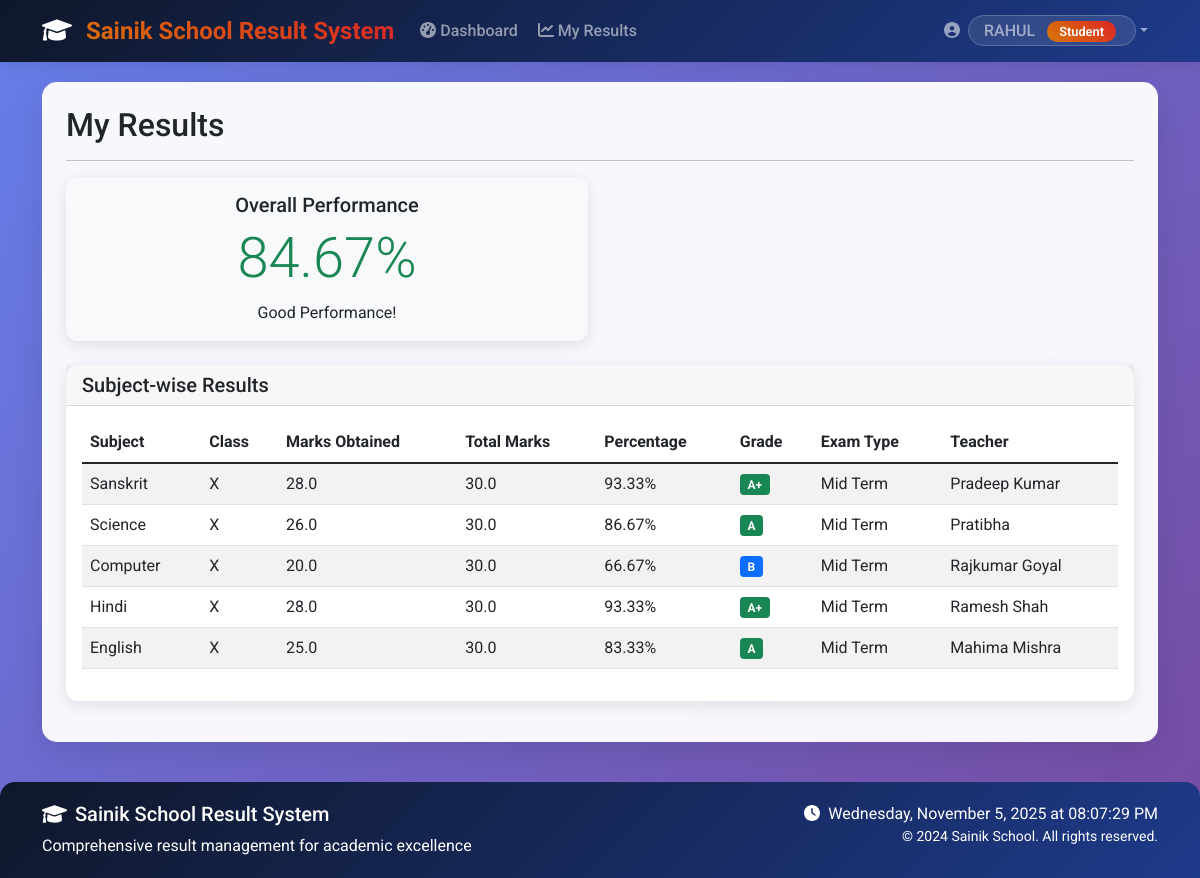
The app's page /student/my_results (signed in) with its own data.
### tables this page shows
CREATE TABLE users (
            id INTEGER PRIMARY KEY AUTOINCREMENT,
            username TEXT UNIQUE NOT NULL,
            password TEXT NOT NULL,
            role TEXT NOT NULL CHECK(role IN ('admin', 'teacher', 'student')),
            name TEXT NOT NULL,
            email TEXT,
            created_at TIMESTAMP DEFAULT CURRENT_TIMESTAMP
        , student_id INTEGER REFERENCES students(id));

CREATE TABLE results (
            id INTEGER PRIMARY KEY AUTOINCREMENT,
            student_id INTEGER NOT NULL,
            subject_id INTEGER NOT NULL,
            class_id INTEGER NOT NULL,
            teacher_id INTEGER NOT NULL,
            marks_obtained REAL NOT NULL,
            total_marks REAL NOT NULL,
            exam_type TEXT,
            exam_date DATE DEFAULT CURRENT_DATE,
            academic_year TEXT,
            created_at TIMESTAMP DEFAULT CURRENT_TIMESTAMP,
            FOREIGN KEY (student_id) REFERENCES users (id),
            FOREIGN KEY (subject_id) REFERENCES subjects (id),
            FOREIGN KEY (class_id) REFERENCES classes (id),
            FOREIGN KEY (teacher_id) REFERENCES users (id)
        );

CREATE TABLE subjects (
            id INTEGER PRIMARY KEY AUTOINCREMENT,
            subject_name TEXT NOT NULL UNIQUE,
            subject_code TEXT UNIQUE
        );

CREATE TABLE classes (
            id INTEGER PRIMARY KEY AUTOINCREMENT,
            class_name TEXT NOT NULL UNIQUE,
            section TEXT,
            teacher_id INTEGER,
            FOREIGN KEY (teacher_id) REFERENCES users (id)
        );

### app.py (the view)
@app.route('/student/my_results')
@login_required
def my_results():
    if current_user.role != 'student':
        flash('Access denied!', 'danger')
        return redirect(url_for('index'))
    results = Result.get_student_results(current_user.id)
    total_marks_obtained = 0
    total_max_marks = 0
    for result in results:
        total_marks_obtained += result['marks_obtained']
        total_max_marks += result['total_marks']
    overall_percentage = (total_marks_obtained / total_max_marks * 100) if total_max_marks > 0 else 0
    return render_template('view_my_results.html',
                         results=results,
                         overall_percentage=round(overall_percentage, 2))

### app.py (called while the page is built)
@login_manager.user_loader
def load_user(user_id):
    return LoginUser.get(user_id)

### auth.py (called while the page is built)
    @staticmethod
    def get(user_id):
        user = User.get_by_id(user_id)
        if user:
            return LoginUser(user.id, user.username, user.role, user.name)
        return None

### database.py (called while the page is built)
def get_db_connection():
    conn = sqlite3.connect('school_results.db')
    conn.row_factory = sqlite3.Row
    return conn

### models.py (called while the page is built)
    @staticmethod
    def get_by_id(user_id):
        conn = get_db_connection()
        user = conn.execute(
            'SELECT * FROM users WHERE id = ?', (user_id,)
        ).fetchone()
        conn.close()
        if user:
            return User(
                id=user['id'],
                username=user['username'],
                password=user['password'],
                role=user['role'],
                name=user['name'],
                email=user['email']
            )
        return None

    @staticmethod
    def get_student_results(student_id):
        conn = get_db_connection()
        results = conn.execute('''
            SELECT r.*, s.subject_name, c.class_name, u.name as teacher_name
            FROM results r
            JOIN subjects s ON r.subject_id = s.id
            JOIN classes c ON r.class_id = c.id
            JOIN users u ON r.teacher_id = u.id
            WHERE r.student_id = ?
            ORDER BY r.created_at DESC
        ''', (student_id,)).fetchall()
        conn.close()
        return results

### templates/view_my_results.html
{% extends "base.html" %}
{% block content %}
<div class="row">
    <div class="col-12">
        <h2>My Results</h2>
        <hr>
    </div>
</div>
{% if overall_percentage > 0 %}
<div class="row mb-4">
    <div class="col-md-6">
        <div class="card bg-light">
            <div class="card-body text-center">
                <h5 class="card-title">Overall Performance</h5>
                <h2 class="display-4 {{ 'text-success' if overall_percentage >= 50 else 'text-danger' }}">
                    {{ overall_percentage }}%
                </h2>
                <p class="card-text">
                    {{ 'Good Performance!' if overall_percentage >= 50 else 'Needs Improvement' }}
                </p>
            </div>
        </div>
    </div>
</div>
{% endif %}
<div class="row">
    <div class="col-12">
        <div class="card">
            <div class="card-header">
                <h5 class="card-title mb-0">Subject-wise Results</h5>
            </div>
            <div class="card-body">
                {% if results %}
                <div class="table-responsive">
                    <table class="table table-striped">
                        <thead>
                            <tr>
                                <th>Subject</th>
                                <th>Class</th>
                                <th>Marks Obtained</th>
                                <th>Total Marks</th>
                                <th>Percentage</th>
                                <th>Grade</th>
                                <th>Exam Type</th>
                                <th>Teacher</th>
                            </tr>
                        </thead>
                        <tbody>
                            {% for result in results %}
                            {% set percentage = (result['marks_obtained'] / result['total_marks'] * 100) %}
                            <tr>
                                <td>{{ result['subject_name'] }}</td>
                                <td>{{ result['class_name'] }}</td>
                                <td>{{ result['marks_obtained'] }}</td>
                                <td>{{ result['total_marks'] }}</td>
                                <td>{{ "%.2f"|format(percentage) }}%</td>
                                <td>
                                    {% if percentage >= 90 %}
                                    <span class="badge bg-success">A+</span>
                                    {% elif percentage >= 75 %}
                                    <span class="badge bg-success">A</span>
                                    {% elif percentage >= 60 %}
                                    <span class="badge bg-primary">B</span>
                                    {% elif percentage >= 50 %}
                                    <span class="badge bg-info">C</span>
                                    {% elif percentage >= 33 %}
                                    <span class="badge bg-warning">D</span>
                                    {% else %}
                                    <span class="badge bg-danger">F</span>
                                    {% endif %}
                                </td>
                                <td>{{ result['exam_type'] }}</td>
                                <td>{{ result['teacher_name'] }}</td>
                            </tr>
                            {% endfor %}
                        </tbody>
                    </table>
                </div>
                {% else %}
                <p class="text-muted">No results found for you yet.</p>
                {% endif %}
            </div>
        </div>
    </div>
</div>
{% endblock %}

### templates/base.html (shortened to what this page needs)
<!DOCTYPE html>
<html lang="en">
<head>
    <link href="https://cdn.jsdelivr.net/npm/bootstrap@5.1.3/dist/css/bootstrap.min.css" rel="stylesheet">
    <link rel="stylesheet" href="https://cdnjs.cloudflare.com/ajax/libs/font-awesome/6.0.0/css/all.min.css">
</head>
<body>
    <nav class="navbar navbar-expand-lg navbar-dark bg-primary sticky-top">
        <div class="container">
            <a class="navbar-brand" href="{{ url_for('index') }}">
                <i class="fas fa-graduation-cap me-2"></i>
                Sainik School Result System
            </a>
            <div class="collapse navbar-collapse" id="navbarNav">
                <ul class="navbar-nav me-auto">
                    {% if current_user.is_authenticated %}
                        {% if current_user.role == 'admin' %}
                            <li class="nav-item">
                                <a class="nav-link" href="{{ url_for('admin_dashboard') }}">
                                    <i class="fas fa-tachometer-alt me-1"></i>Dashboard
                                </a>
                            </li>
                            <li class="nav-item">
                                <a class="nav-link" href="{{ url_for('manage_students') }}">
                                    <i class="fas fa-user-graduate me-1"></i>Students
                                </a>
                            </li>
                            <li class="nav-item">
                                <a class="nav-link" href="{{ url_for('manage_classes') }}">
                                    <i class="fas fa-school me-1"></i>Classes
                                </a>
                            </li>
                            <li class="nav-item">
                                <a class="nav-link" href="{{ url_for('manage_subjects_master') }}">
                                    <i class="fas fa-book me-1"></i>Subjects Master
                                </a>
                            </li>
                            <li class="nav-item">
                                <a class="nav-link" href="{{ url_for('manage_all_results') }}">
                                    <i class="fas fa-list-alt me-1"></i>Manage Results
                                </a>
                            </li>
                            <li class="nav-item">
                                <a class="nav-link" href="{{ url_for('manage_users') }}">
                                    <i class="fas fa-users me-1"></i>Users
                                </a>
                            </li>
                            <li class="nav-item">
                                <a class="nav-link" href="{{ url_for('upload_data') }}">
                                    <i class="fas fa-upload me-1"></i>Bulk Upload
                                </a>
                            </li>
                        {% elif current_user.role == 'student' %}
                            <li class="nav-item">
                                <a class="nav-link" href="{{ url_for('student_dashboard') }}">
                                    <i class="fas fa-tachometer-alt me-1"></i>Dashboard
                                </a>
                            </li>
                            <li class="nav-item">
                                <a class="nav-link" href="{{ url_for('my_results') }}">
                                    <i class="fas fa-chart-line me-1"></i>My Results
                                </a>
                            </li>
                        {% endif %}
                    {% endif %}
                </ul>
                <div class="navbar-nav ms-auto">
                    {% if current_user.is_authenticated %}
                        <div class="nav-item dropdown">
                            <a class="nav-link dropdown-toggle" href="#" id="navbarDropdown" role="button" data-bs-toggle="dropdown">
                                <i class="fas fa-user-circle me-1"></i>
                                <span class="welcome-text">
                                    {{ current_user.name }}
                                    <span class="role-badge ms-2">{{ current_user.role|title }}</span>
                                </span>
                            </a>
                        </div>
                    {% else %}
                        <a class="nav-link" href="{{ url_for('login') }}">
                            <i class="fas fa-sign-in-alt me-1"></i>Login
                        </a>
                    {% endif %}
                </div>
            </div>
        </div>
    </nav>
    <div class="container">
        <div class="main-container p-4">
            {% block content %}{% endblock %}
        </div>
    </div>
    <footer class="footer">
        <div class="container">
            <div class="row">
                <div class="col-md-6">
                    <h5><i class="fas fa-graduation-cap me-2"></i>Sainik School Result System</h5>
                    <p class="mb-0">Comprehensive result management for academic excellence</p>
                </div>
                <div class="col-md-6 text-md-end">
                    <p class="mb-0">
                        <i class="fas fa-clock me-1"></i>
                        <span id="current-time"></span>
                    </p>
                    <p class="mb-0 small">
                        &copy; 2024 Sainik School. All rights reserved.
                    </p>
                </div>
            </div>
        </div>
    </footer>
</body>
</html>

### templates/base.html (style rules this page uses)
:root { --sainik-blue: #1e3a8a; --sainik-red: #dc2626; --sainik-gold: #d97706; --sainik-dark: #0f172a; }
body { font-family: 'Roboto', sans-serif; background: linear-gradient(135deg, #667eea 0%, #764ba2 100%); min-height: 100vh; }
.main-container { background: rgba(255, 255, 255, 0.95); backdrop-filter: blur(10px); border-radius: 15px; box-shadow: 0 8px 32px rgba(0, 0, 0, 0.1); margin-top: 20px; margin-bottom: 20px; min-height: calc(100vh - 140px); }
.navbar-brand { font-weight: 700; font-size: 1.5rem; background: linear-gradient(45deg, var(--sainik-gold), var(--sainik-red)); -webkit-background-clip: text; -webkit-text-fill-color: transparent; background-clip: text; }
.navbar { background: linear-gradient(135deg, var(--sainik-dark), var(--sainik-blue)) !important; box-shadow: 0 2px 15px rgba(0, 0, 0, 0.1); }
.nav-link { font-weight: 500; transition: all 0.3s ease; border-radius: 5px; margin: 0 2px; }
.welcome-text { background: rgba(255, 255, 255, 0.1); padding: 5px 15px; border-radius: 20px; border: 1px solid rgba(255, 255, 255, 0.2); }
.footer { background: linear-gradient(135deg, var(--sainik-dark), var(--sainik-blue)); color: white; padding: 20px 0; margin-top: 40px; border-radius: 15px 15px 0 0; }
.role-badge { background: linear-gradient(45deg, var(--sainik-gold), var(--sainik-red)); color: white; padding: 3px 12px; border-radius: 15px; font-size: 0.8rem; font-weight: 600; }
.card { transition: all 0.3s ease; border: none; border-radius: 12px; box-shadow: 0 4px 15px rgba(0, 0, 0, 0.1); }

### records on screen
users: name "RAHUL", role "Student"
results: subject_name "Sanskrit", class_name "X", marks_obtained "28.0", total_marks "30.0", percentage "93.33", shows "A+", exam_type "Mid Term", teacher_name "Pradeep Kumar"
results: subject_name "Science", class_name "X", marks_obtained "26.0", total_marks "30.0", percentage "86.67", shows "A", exam_type "Mid Term", teacher_name "Pratibha"
results: subject_name "Computer", class_name "X", marks_obtained "20.0", total_marks "30.0", percentage "66.67", shows "B", exam_type "Mid Term", teacher_name "Rajkumar Goyal"
results: subject_name "Hindi", class_name "X", marks_obtained "28.0", total_marks "30.0", percentage "93.33", shows "A+", exam_type "Mid Term", teacher_name "Ramesh Shah"
results: subject_name "English", class_name "X", marks_obtained "25.0", total_marks "30.0", percentage "83.33", shows "A", exam_type "Mid Term", teacher_name "Mahima Mishra"

### other values on screen
{{ overall_percentage }} "84.67"
